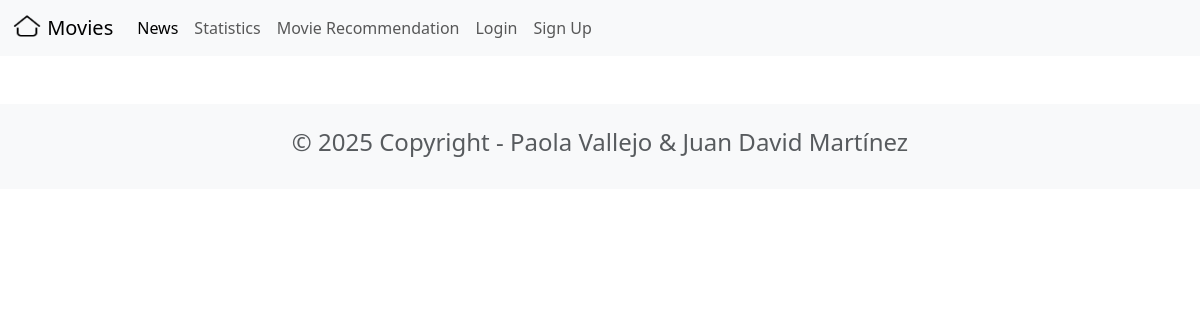
Before: /news/ with the older database file.
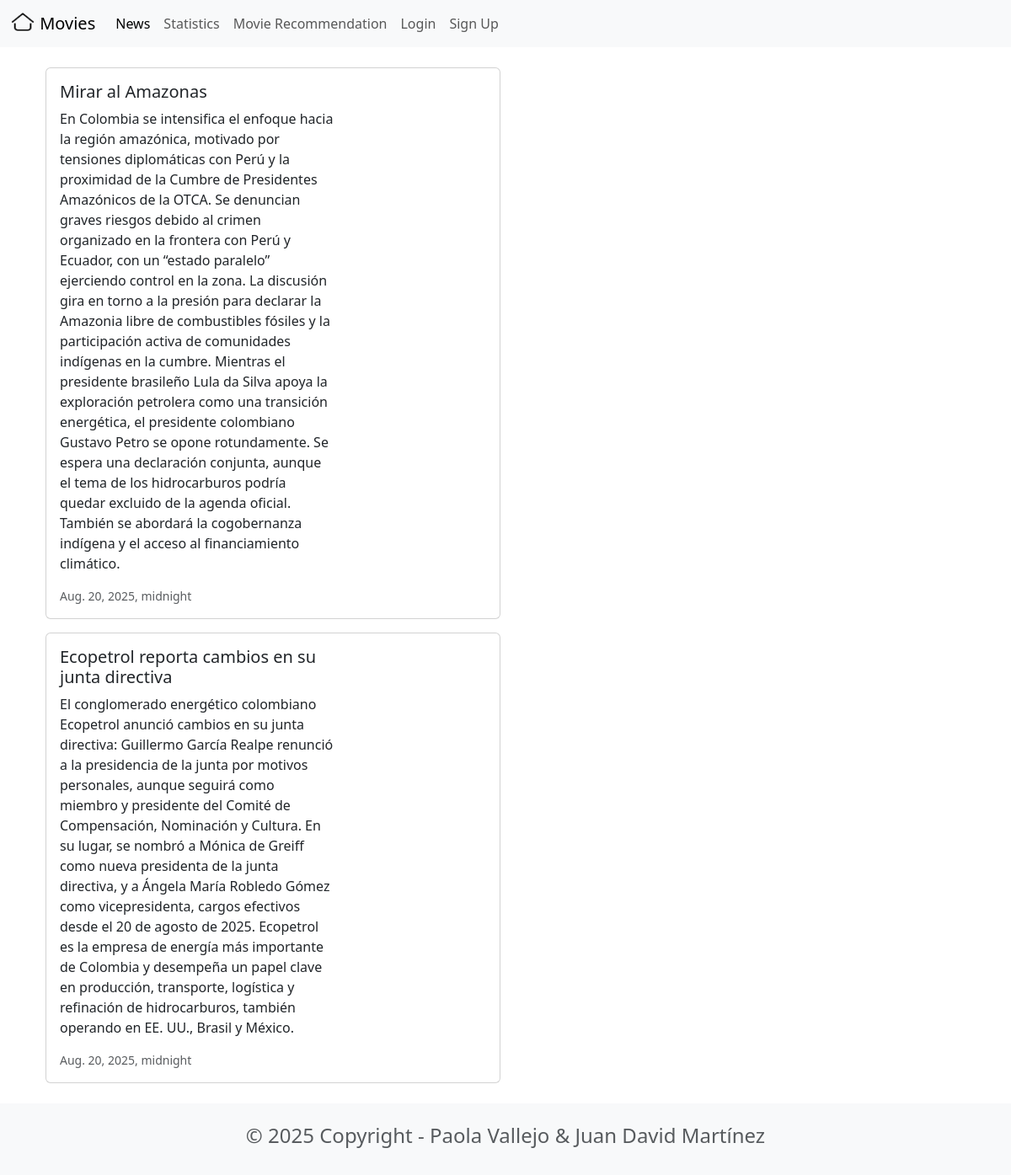
After: the same page with the newer database file.
### news/models.py (models this page shows, shortened)
class News(models.Model):
    headline=models.CharField(max_length=200)
    body=models.TextField()
    date=models.DateTimeField()

### news/views.py (the view)
# urls.py: path('news/', include('news.urls')),
def news(request):
    newss=News.objects.all().order_by('-date')
    return render(request, 'news.html',{'newss':newss})

### news/templates/news.html
 {% extends 'base.html' %}
{% block content %}
<div class="container">
    <br>
    {% for news in newss %}
    <div class="card mb-3" style="max-width: 540px;">
        <div class="row g-0">
            <div class="col-md-8">
                <div class="card-body">
                    <h5 class="card-title">{{ news.headline }}</h5>
                    <p class="card-text">{{ news.body }}</p>
                    <p class="card-text"><small class="text-muted"> {{ news.date }} </small></p>
                </div>
            </div>
        </div>
    </div>
    {% endfor %}
</div>
{% endblock content %}

### moviereviews/templates/base.html (shortened to what this page needs)
<head>
    <link href="https://cdn.jsdelivr.net/npm/bootstrap@5.3.7/dist/css/bootstrap.min.css" rel="stylesheet">
</head>
<nav class="navbar navbar-expand-lg bg-body-tertiary">
  <div class="container-fluid">
    <a class="navbar-brand" href="{% url 'home' %}">
      {% load static %}
      <img src="{% static 'images/home.png' %}" alt="" width="30" height="24"
           class="d-inline-block align-text-top" />
      Movies
    </a>
    <div class="collapse navbar-collapse" id="navbarSupportedContent">
      <ul class="navbar-nav me-auto mb-2 mb-lg-0">
        <li class="nav-item">
          <a class="nav-link active" aria-current="page" href="{% url 'news' %}">News</a>
        </li>
        <li class="nav-item">
          <a class="nav-link" href="{% url 'statistics' %}">Statistics</a>
        </li>
          <li class="nav-item">
          <a class="nav-link" href="{% url 'recommend_movie' %}">Movie Recommendation</a>
        </li>
        <li class="nav-item">
          <a class="nav-link" href="#">Login</a>
        </li>
        <li class="nav-item">
          <a class="nav-link" href="#">Sign Up</a>
        </li>
      </ul>
    </div>
  </div>
</nav>
<div class="container">
{% block content %}
{% endblock content %}
</div>
<footer class="text-center text-lg-start bg-light text-muted mt-4">
 <div class="container">
 <div class="row">
 <div class="text-center p-4">
 <h4>© 2025 Copyright - Paola Vallejo & Juan David Martínez</h4>
 </div>
 </div>
 </div>
</footer>

Changed rows visible on the page:
added News: headline "Mirar al Amazonas", body "En Colombia se intensifica el enfoque hacia la región amazónica, motivado por tensiones diplomáticas con Perú y la proximidad de la Cumbre de Presidentes Amazónicos de la OTCA. Se denuncian graves riesgos debido al crimen organizado en la frontera con Perú y Ecuador, con un “estado paralelo” ejerciendo control en la zona. La discusión gira en torno a la presión para declarar la Amazonia libre de combustibles fósiles y la participación activa de comunidades indígenas en la cumbre. Mientras el presidente brasileño Lula da Silva apoya la exploración petrolera como una transición energética, el presidente colombiano Gustavo Petro se opone rotundamente. Se espera una declaración conjunta, aunque…", date "Aug. 20, 2025, midnight"
added News: headline "Ecopetrol reporta cambios en su junta directiva", body "El conglomerado energético colombiano Ecopetrol anunció cambios en su junta directiva: Guillermo García Realpe renunció a la presidencia de la junta por motivos personales, aunque seguirá como miembro y presidente del Comité de Compensación, Nominación y Cultura. En su lugar, se nombró a Mónica de Greiff como nueva presidenta de la junta directiva, y a Ángela María Robledo Gómez como vicepresidenta, cargos efectivos desde el 20 de agosto de 2025. Ecopetrol es la empresa de energía más importante de Colombia y desempeña un papel clave en producción, transporte, logística y refinación de hidrocarburos, también operando en EE. UU., Brasil y México.", date "Aug. 20, 2025, midnight"
